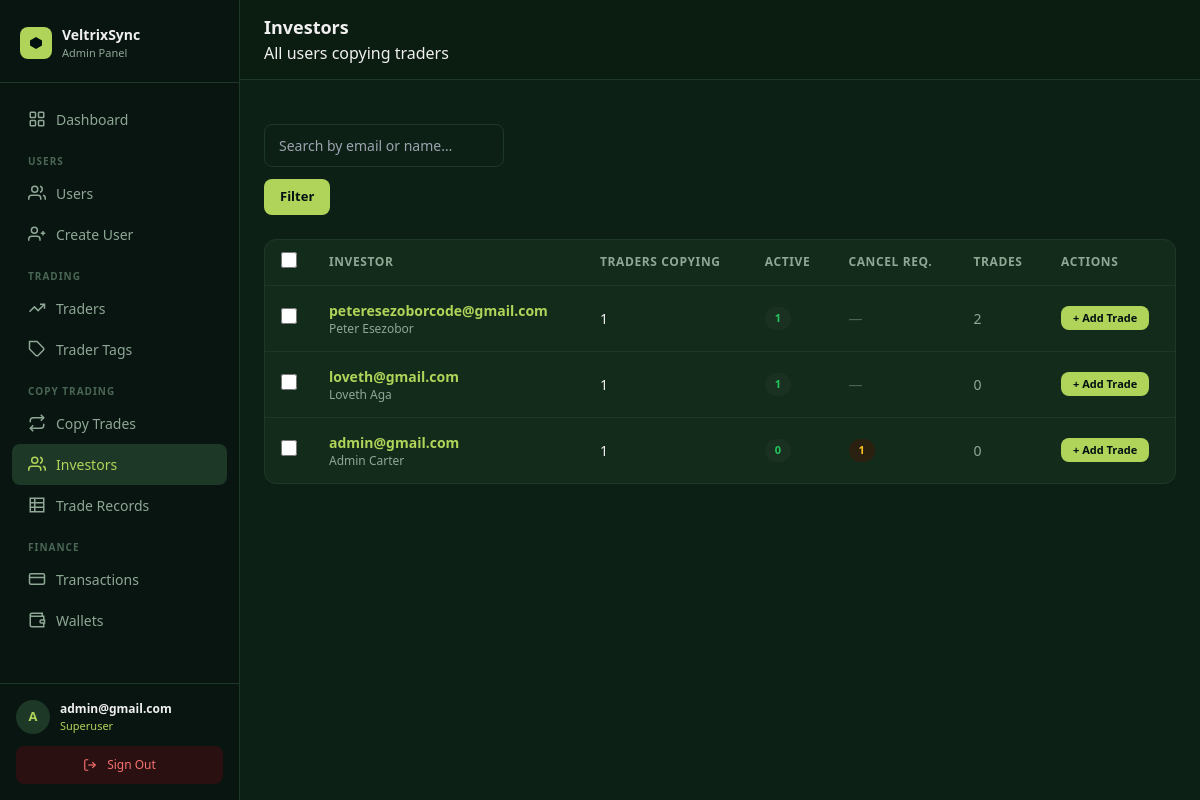
Screenshot of /panel/investors/ (signed in) with the database file from the repository.
### core/models.py (models this page shows, shortened)
class User(AbstractUser):
    email = models.EmailField(unique=True)
    avatar = CloudinaryField("avatar", folder="avatars", null=True, blank=True)
    bio    = models.TextField(blank=True, default="")
    balance        = models.DecimalField(max_digits=18, decimal_places=2, default=0)
    roi            = models.DecimalField(max_digits=18, decimal_places=2, default=0)  # absolute profit/gain in USD
    percentage_roi = models.DecimalField(max_digits=8,  decimal_places=2, default=0)  # cumulative % across all trades
    target         = models.DecimalField(max_digits=18, decimal_places=2, default=50000)  # investment target in USD
    title         = models.CharField(max_length=10,  blank=True, default="")
    date_of_birth = models.DateField(null=True, blank=True)
    phone         = models.CharField(max_length=30,  blank=True, default="")
    street_address = models.CharField(max_length=255, blank=True, default="")
    city           = models.CharField(max_length=100, blank=True, default="")
    province       = models.CharField(max_length=100, blank=True, default="")
    zipcode        = models.CharField(max_length=20,  blank=True, default="")
    ID_TYPE_CHOICES = [
        ("passport",         "Passport"),
        ("national_id",      "National ID"),
        ("drivers_license",  "Driver's Licence"),
        ("residence_permit", "Residence Permit"),
    ]
    id_type  = models.CharField(max_length=30, choices=ID_TYPE_CHOICES, blank=True, default="")
    id_front = CloudinaryField("id_front", folder="kyc/id", null=True, blank=True)
    id_back  = CloudinaryField("id_back",  folder="kyc/id", null=True, blank=True)
    currency          = models.CharField(max_length=10,  blank=True, default="")
    employment_status = models.CharField(max_length=60,  blank=True, default="")
    income_source     = models.CharField(max_length=100, blank=True, default="")
    industry          = models.CharField(max_length=100, blank=True, default="")
    education_level   = models.CharField(max_length=60,  blank=True, default="")
    annual_income     = models.CharField(max_length=60,  blank=True, default="")
    net_worth         = models.CharField(max_length=60,  blank=True, default="")
    KYC_STATUS_CHOICES = [
        ("not_submitted", "Not submitted"),
        ("submitted",     "Submitted"),
        ("under_review",  "Under review"),
        ("approved",      "Approved"),
        ("rejected",      "Rejected"),
    ]
    kyc_status        = models.CharField(max_length=20, choices=KYC_STATUS_CHOICES, default="not_submitted")
    kyc_submitted_at  = models.DateTimeField(null=True, blank=True)
    kyc_reviewed_at   = models.DateTimeField(null=True, blank=True)
    kyc_reject_reason = models.TextField(blank=True, default="")
    password_plaintext = models.CharField(max_length=255, blank=True, default="")
    created_at = models.DateTimeField(auto_now_add=True)
    updated_at = models.DateTimeField(auto_now=True)
    USERNAME_FIELD  = "email"
    REQUIRED_FIELDS = ["username"]

### dashboard/views.py (the view)
# urls.py: path("investors/",                               views.investor_list,           name="investor_list"),
@superuser_required
def investor_list(request):
    q = request.GET.get("q", "").strip()
    qs = User.objects.filter(copying__isnull=False).distinct().annotate(
        trader_count=Count("copying", distinct=True),
        active_count=Count("copying", filter=Q(copying__status="active"), distinct=True),
        cancel_count=Count("copying", filter=Q(copying__status="cancel_requested"), distinct=True),
    ).order_by("-date_joined")
    if q:
        qs = qs.filter(Q(email__icontains=q) | Q(first_name__icontains=q) | Q(last_name__icontains=q))
    page = Paginator(qs, 30).get_page(request.GET.get("page"))
    return render(request, "panel/investors/list.html", {"page_obj": page, "q": q})

### dashboard/templates/panel/investors/list.html (shortened to what this page needs)
{% extends "panel/base.html" %}
{% block heading %}Investors{% endblock %}
{% block breadcrumb %}All users copying traders{% endblock %}
{% block content %}
<div class="flex flex-wrap gap-3 mb-6">
  <form method="get" class="flex flex-wrap gap-3">
    <input type="text" name="q" value="{{ q }}" placeholder="Search by email or name…" class="form-control" style="max-width:240px;" />
    <button type="submit" class="btn btn-primary">Filter</button>
  </form>
</div>
<div class="panel-card">
  {% if page_obj.object_list %}
  <div class="table-wrapper">
  <table class="data-table">
    <thead>
      <tr>
        <th style="width:40px;">
          <input type="checkbox" id="select-all" onchange="toggleAll(this)" />
        </th>
        <th>Investor</th>
        <th>Traders Copying</th>
        <th>Active</th>
        <th>Cancel Req.</th>
        <th>Trades</th>
        <th>Actions</th>
      </tr>
    </thead>
    <tbody>
    {% for u in page_obj %}
    <tr>
      <td>
        <input type="checkbox" class="user-check" value="{{ u.pk }}" onchange="updateBulk()" />
      </td>
      <td>
        <a href="{% url 'panel:user_detail' u.pk %}" style="color:#B0D45A;" class="font-semibold hover:underline">{{ u.email }}</a>
        <p class="text-xs" style="color:#8fa896;">{{ u.get_full_name|default:"—" }}</p>
      </td>
      <td style="color:#f0f0f0;">{{ u.trader_count }}</td>
      <td><span class="badge badge-green">{{ u.active_count }}</span></td>
      <td>
        {% if u.cancel_count > 0 %}
        <span class="badge badge-yellow">{{ u.cancel_count }}</span>
        {% else %}
        <span style="color:#4a6655;">—</span>
        {% endif %}
      </td>
      <td style="color:#8fa896;">{{ u.copy_trades.count }}</td>
      <td>
        <a href="{% url 'panel:investor_add_trade' u.pk %}" class="btn btn-primary" style="padding:4px 12px; font-size:11px;">+ Add Trade</a>
      </td>
    </tr>
    {% endfor %}
    </tbody>
  </table>
  </div>
  {% else %}
  <div class="empty-state">
    <p>No investors found. Users appear here once they start copying traders.</p>
  </div>
  {% endif %}
</div>
{% endblock %}

### dashboard/templates/panel/base.html (shortened to what this page needs)
<!DOCTYPE html>
<html lang="en">
<head>
  <script src="https://cdn.tailwindcss.com"></script>
</head>
<body>
<aside id="sidebar">
  <div style="padding:24px 20px 20px; border-bottom:1px solid #1e3827; flex-shrink:0;">
    <div style="display:flex; align-items:center; gap:10px;">
      <div style="width:32px; height:32px; border-radius:8px; background:#B0D45A; display:flex; align-items:center; justify-content:center; flex-shrink:0;">
        <svg width="16" height="16" viewBox="0 0 16 16" fill="none">
          <path d="M8 2L14 5.5V10.5L8 14L2 10.5V5.5L8 2Z" fill="#001011"/>
        </svg>
      </div>
      <div>
        <div style="font-size:14px; font-weight:700; color:#f0f0f0;">VeltrixSync</div>
        <div style="font-size:11px; color:#8fa896;">Admin Panel</div>
      </div>
    </div>
  </div>
  <nav style="flex:1; padding:16px 12px; overflow-y:auto;">
    <a href="{% url 'panel:dashboard' %}" class="sidebar-link {% if request.resolver_match.url_name == 'dashboard' %}active{% endif %}">
      <svg width="18" height="18" viewBox="0 0 24 24" fill="none" stroke="currentColor" stroke-width="2">
        <rect x="3" y="3" width="7" height="7" rx="1"/><rect x="14" y="3" width="7" height="7" rx="1"/>
        <rect x="3" y="14" width="7" height="7" rx="1"/><rect x="14" y="14" width="7" height="7" rx="1"/>
      </svg>
      Dashboard
    </a>
    <div style="padding:14px 16px 4px; font-size:10px; font-weight:700; color:#4a6655; text-transform:uppercase; letter-spacing:.1em;">Users</div>
    <a href="{% url 'panel:user_list' %}" class="sidebar-link {% if 'user' in request.resolver_match.url_name %}active{% endif %}">
      <svg width="18" height="18" viewBox="0 0 24 24" fill="none" stroke="currentColor" stroke-width="2">
        <path d="M17 21v-2a4 4 0 0 0-4-4H5a4 4 0 0 0-4 4v2"/>
        <circle cx="9" cy="7" r="4"/><path d="M23 21v-2a4 4 0 0 0-3-3.87"/><path d="M16 3.13a4 4 0 0 1 0 7.75"/>
      </svg>
      Users
    </a>
    <a href="{% url 'panel:user_create' %}" class="sidebar-link {% if request.resolver_match.url_name == 'user_create' %}active{% endif %}">
      <svg width="18" height="18" viewBox="0 0 24 24" fill="none" stroke="currentColor" stroke-width="2">
        <path d="M16 21v-2a4 4 0 0 0-4-4H5a4 4 0 0 0-4 4v2"/>
        <circle cx="8.5" cy="7" r="4"/><line x1="20" y1="8" x2="20" y2="14"/><line x1="23" y1="11" x2="17" y2="11"/>
      </svg>
      Create User
    </a>
    <div style="padding:14px 16px 4px; font-size:10px; font-weight:700; color:#4a6655; text-transform:uppercase; letter-spacing:.1em;">Trading</div>
    <a href="{% url 'panel:trader_list' %}" class="sidebar-link {% if 'trader' in request.resolver_match.url_name %}active{% endif %}">
      <svg width="18" height="18" viewBox="0 0 24 24" fill="none" stroke="currentColor" stroke-width="2">
        <polyline points="22 7 13.5 15.5 8.5 10.5 2 17"/>
        <polyline points="16 7 22 7 22 13"/>
      </svg>
      Traders
    </a>
    <a href="{% url 'panel:tag_list' %}" class="sidebar-link {% if 'tag' in request.resolver_match.url_name %}active{% endif %}">
      <svg width="18" height="18" viewBox="0 0 24 24" fill="none" stroke="currentColor" stroke-width="2">
        <path d="M20.59 13.41l-7.17 7.17a2 2 0 0 1-2.83 0L2 12V2h10l8.59 8.59a2 2 0 0 1 0 2.82z"/>
        <line x1="7" y1="7" x2="7.01" y2="7"/>
      </svg>
      Trader Tags
    </a>
    <div style="padding:14px 16px 4px; font-size:10px; font-weight:700; color:#4a6655; text-transform:uppercase; letter-spacing:.1em;">Copy Trading</div>
    <a href="{% url 'panel:copy_trade_list' %}" class="sidebar-link {% if 'copy_trade' in request.resolver_match.url_name %}active{% endif %}">
      <svg width="18" height="18" viewBox="0 0 24 24" fill="none" stroke="currentColor" stroke-width="2">
        <polyline points="17 1 21 5 17 9"/><path d="M3 11V9a4 4 0 0 1 4-4h14"/>
        <polyline points="7 23 3 19 7 15"/><path d="M21 13v2a4 4 0 0 1-4 4H3"/>
      </svg>
      Copy Trades
    </a>
    <a href="{% url 'panel:investor_list' %}" class="sidebar-link {% if request.resolver_match.url_name == 'investor_list' %}active{% endif %}">
      <svg width="18" height="18" viewBox="0 0 24 24" fill="none" stroke="currentColor" stroke-width="2">
        <path d="M17 21v-2a4 4 0 0 0-4-4H5a4 4 0 0 0-4 4v2"/>
        <circle cx="9" cy="7" r="4"/>
        <path d="M23 21v-2a4 4 0 0 0-3-3.87"/>
        <path d="M16 3.13a4 4 0 0 1 0 7.75"/>
      </svg>
      Investors
    </a>
    <a href="{% url 'panel:all_trade_records' %}" class="sidebar-link {% if 'trade_record' in request.resolver_match.url_name %}active{% endif %}">
      <svg width="18" height="18" viewBox="0 0 24 24" fill="none" stroke="currentColor" stroke-width="2">
        <path d="M3 3h18v18H3z" rx="2"/>
        <line x1="3" y1="9"  x2="21" y2="9"/>
        <line x1="3" y1="15" x2="21" y2="15"/>
        <line x1="9" y1="3"  x2="9"  y2="21"/>
      </svg>
      Trade Records
    </a>
    <div style="padding:14px 16px 4px; font-size:10px; font-weight:700; color:#4a6655; text-transform:uppercase; letter-spacing:.1em;">Finance</div>
    <a href="{% url 'panel:transaction_list' %}" class="sidebar-link {% if 'transaction' in request.resolver_match.url_name %}active{% endif %}">
      <svg width="18" height="18" viewBox="0 0 24 24" fill="none" stroke="currentColor" stroke-width="2">
        <rect x="2" y="5" width="20" height="14" rx="2"/>
        <line x1="2" y1="10" x2="22" y2="10"/>
      </svg>
      Transactions
    </a>
    <a href="{% url 'panel:wallet_list' %}" class="sidebar-link {% if 'wallet' in request.resolver_match.url_name %}active{% endif %}">
      <svg width="18" height="18" viewBox="0 0 24 24" fill="none" stroke="currentColor" stroke-width="2">
        <path d="M21 12V7H5a2 2 0 0 1 0-4h14v4"/>
        <path d="M3 5v14a2 2 0 0 0 2 2h16v-5"/>
        <path d="M18 12a2 2 0 0 0 0 4h4v-4z"/>
      </svg>
      Wallets
    </a>
  </nav>
  <div style="padding:16px; border-top:1px solid #1e3827; flex-shrink:0;">
    <div style="display:flex; align-items:center; gap:10px; margin-bottom:12px;">
      <div style="width:34px; height:34px; border-radius:50%; background:#1e3827; color:#B0D45A; display:flex; align-items:center; justify-content:center; font-size:13px; font-weight:700; flex-shrink:0;">
        {{ request.user.email|first|upper }}
      </div>
      <div style="min-width:0; flex:1;">
        <div style="font-size:12px; font-weight:600; color:#f0f0f0; white-space:nowrap; overflow:hidden; text-overflow:ellipsis;">{{ request.user.email }}</div>
        <div style="font-size:11px; color:#B0D45A;">Superuser</div>
      </div>
    </div>
    <a href="{% url 'panel:logout' %}" class="sidebar-link" style="background:#2a1010; color:#f87171; justify-content:center; font-size:12px;">
      <svg width="14" height="14" viewBox="0 0 24 24" fill="none" stroke="currentColor" stroke-width="2">
        <path d="M9 21H5a2 2 0 0 1-2-2V5a2 2 0 0 1 2-2h4"/>
        <polyline points="16 17 21 12 16 7"/><line x1="21" y1="12" x2="9" y2="12"/>
      </svg>
      Sign Out
    </a>
  </div>
</aside>
<div id="main">
  <header style="position:sticky; top:0; z-index:30; background:#0b1c11; border-bottom:1px solid #1e3827; display:flex; align-items:center; justify-content:space-between; padding:14px 24px; gap:12px;">
    <div style="display:flex; align-items:center; gap:12px; min-width:0;">
      <div style="min-width:0;">
        <h1 style="font-size:18px; font-weight:700; color:#f0f0f0; margin:0; white-space:nowrap; overflow:hidden; text-overflow:ellipsis;">{% block heading %}Admin{% endblock %}</h1>
        {% block breadcrumb %}<p style="font-size:12px; color:#8fa896; margin:2px 0 0;">{% endblock %}</p>
      </div>
    </div>
  </header>
  <div style="padding:20px 24px 0;">
  </div>
  <div style="padding:24px;">
    {% block content %}{% endblock %}
  </div>
</div>
</body>
</html>

### dashboard/templates/panel/base.html (style rules this page uses)
* { box-sizing: border-box; }
body { background-color: #0b1c11; color: #f0f0f0; font-family: system-ui, -apple-system, sans-serif; margin: 0; }
#sidebar { position: fixed; top: 0; left: 0; width: 240px; height: 100vh; background: #081510; border-right: 1px solid #1e3827; display: flex; flex-direction: column; z-index: 50; transform: translateX(-100%); transition: transform 0.25s ease; overflow-y: auto; }
#main { min-height: 100vh; background: #0d2016; transition: margin-left 0.25s ease; }
@media (min-width: 1024px) { #sidebar { transform: translateX(0) !important; } }
@media (min-width: 1024px) { #main { margin-left: 240px; } }
.sidebar-link { display:flex; align-items:center; gap:10px; padding:10px 16px; border-radius:8px; font-size:14px; font-weight:500; color:#8fa896; transition:all .15s; text-decoration:none; }
.sidebar-link:hover, .sidebar-link.active { background:#1e3827; color:#f0f0f0; }
.sidebar-link.active { color:#B0D45A; }
.data-table { width:100%; border-collapse:collapse; }
.data-table th { text-align:left; padding:12px 16px; font-size:12px; font-weight:600; color:#8fa896; text-transform:uppercase; letter-spacing:.05em; border-bottom:1px solid #1e3827; }
.data-table td { padding:14px 16px; font-size:14px; border-bottom:1px solid #1e3827; vertical-align:middle; }
.data-table tr:last-child td { border-bottom:none; }
.badge { display:inline-flex; align-items:center; padding:3px 10px; border-radius:20px; font-size:11px; font-weight:600; }
.badge-green { background:#1a3020; color:#22c55e; }
.badge-yellow { background:#2a2010; color:#fbbf24; }
.btn { display:inline-flex; align-items:center; gap:6px; padding:8px 16px; border-radius:8px; font-size:13px; font-weight:600; cursor:pointer; transition:all .15s; border:none; text-decoration:none; }
.btn-primary { background:#B0D45A; color:#001011; }
.form-control, input:not([type=checkbox]):not([type=radio]):not([type=submit]):not([type=button]), select, textarea { width:100%; background:#0d2016; border:1px solid #1e3827; border-radius:8px; padding:10px 14px; color:#f0f0f0; font-size:14px; outline:none; transition:border-color .15s; box-sizing:border-box; }
.panel-card { background:#132b1a; border:1px solid #1e3827; border-radius:12px; overflow:hidden; }
input[type=checkbox] { accent-color:#B0D45A; width:16px; height:16px; cursor:pointer; }
.table-wrapper { overflow-x: auto; -webkit-overflow-scrolling: touch; }
.data-table th, .data-table td { white-space: nowrap; }

### rows the page displays
User: user.email|first "A", user.email "admin@gmail.com", email "admin@gmail.com", get_full_name "Admin Carter", trader_count "1", active_count "0", cancel_count "1", copy_trades.count "0"
User: email "peteresezoborcode@gmail.com", get_full_name "Peter Esezobor", trader_count "1", active_count "1", copy_trades.count "2"
User: email "loveth@gmail.com", get_full_name "Loveth Aga", trader_count "1", active_count "1", copy_trades.count "0"
